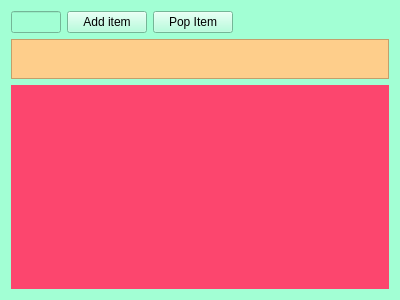
<?xml version="1.0" encoding="UTF-8"?>
<ui version="4.0">
 <class>MainWindow</class>
 <widget class="QMainWindow" name="MainWindow">
  <property name="enabled">
   <bool>true</bool>
  </property>
  <property name="geometry">
   <rect>
    <x>0</x>
    <y>0</y>
    <width>400</width>
    <height>300</height>
   </rect>
  </property>
  <property name="mouseTracking">
   <bool>false</bool>
  </property>
  <property name="windowTitle">
   <string>MainWindow</string>
  </property>
  <widget class="QWidget" name="centralWidget">
   <property name="styleSheet">
    <string notr="true">background-color: rgb(162, 255, 212);</string>
   </property>
   <layout class="QVBoxLayout" name="verticalLayout">
    <item>
     <layout class="QHBoxLayout" name="horizontalLayout">
      <property name="sizeConstraint">
       <enum>QLayout::SetDefaultConstraint</enum>
      </property>
      <item>
       <widget class="QLineEdit" name="nums">
        <property name="sizePolicy">
         <sizepolicy hsizetype="Fixed" vsizetype="Fixed">
          <horstretch>0</horstretch>
          <verstretch>0</verstretch>
         </sizepolicy>
        </property>
        <property name="maximumSize">
         <size>
          <width>50</width>
          <height>16777215</height>
         </size>
        </property>
       </widget>
      </item>
      <item>
       <widget class="QPushButton" name="addItem">
        <property name="text">
         <string>Add item</string>
        </property>
       </widget>
      </item>
      <item>
       <widget class="QPushButton" name="popItem">
        <property name="text">
         <string>Pop Item</string>
        </property>
       </widget>
      </item>
      <item>
       <spacer name="horizontalSpacer">
        <property name="orientation">
         <enum>Qt::Horizontal</enum>
        </property>
        <property name="sizeHint" stdset="0">
         <size>
          <width>40</width>
          <height>20</height>
         </size>
        </property>
       </spacer>
      </item>
     </layout>
    </item>
    <item>
     <widget class="QTextBrowser" name="queueString">
      <property name="enabled">
       <bool>false</bool>
      </property>
      <property name="sizePolicy">
       <sizepolicy hsizetype="Expanding" vsizetype="Fixed">
        <horstretch>0</horstretch>
        <verstretch>0</verstretch>
       </sizepolicy>
      </property>
      <property name="maximumSize">
       <size>
        <width>16777215</width>
        <height>40</height>
       </size>
      </property>
      <property name="styleSheet">
       <string notr="true">background-color: rgb(254, 206, 139);</string>
      </property>
      <property name="lineWrapMode">
       <enum>QTextEdit::NoWrap</enum>
      </property>
     </widget>
    </item>
    <item>
     <widget class="CanvasView" name="canvasView" native="true">
      <property name="styleSheet">
       <string notr="true">background-color: rgb(252, 70, 110);</string>
      </property>
     </widget>
    </item>
   </layout>
  </widget>
 </widget>
 <layoutdefault spacing="6" margin="11"/>
 <customwidgets>
  <customwidget>
   <class>CanvasView</class>
   <extends>QWidget</extends>
   <header location="global">canvasview.h</header>
   <container>1</container>
  </customwidget>
 </customwidgets>
 <resources/>
 <connections/>
</ui>
